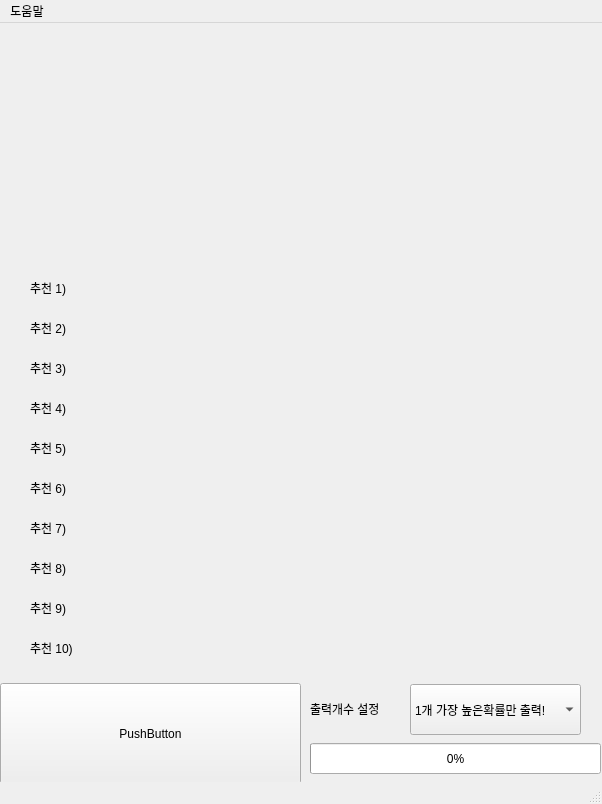
<?xml version="1.0" encoding="UTF-8"?>
<ui version="4.0">
 <class>MainWindow</class>
 <widget class="QMainWindow" name="MainWindow">
  <property name="geometry">
   <rect>
    <x>0</x>
    <y>0</y>
    <width>602</width>
    <height>804</height>
   </rect>
  </property>
  <property name="windowTitle">
   <string>MainWindow</string>
  </property>
  <widget class="QWidget" name="centralwidget">
   <widget class="QProgressBar" name="progressBar">
    <property name="geometry">
     <rect>
      <x>310</x>
      <y>720</y>
      <width>291</width>
      <height>31</height>
     </rect>
    </property>
    <property name="value">
     <number>0</number>
    </property>
   </widget>
   <widget class="QPushButton" name="pushButton">
    <property name="geometry">
     <rect>
      <x>0</x>
      <y>660</y>
      <width>301</width>
      <height>101</height>
     </rect>
    </property>
    <property name="text">
     <string>PushButton</string>
    </property>
   </widget>
   <widget class="QLabel" name="label">
    <property name="geometry">
     <rect>
      <x>0</x>
      <y>0</y>
      <width>600</width>
      <height>240</height>
     </rect>
    </property>
    <property name="text">
     <string/>
    </property>
   </widget>
   <widget class="QLabel" name="lottoPhoto">
    <property name="geometry">
     <rect>
      <x>150</x>
      <y>250</y>
      <width>30</width>
      <height>30</height>
     </rect>
    </property>
    <property name="text">
     <string/>
    </property>
   </widget>
   <widget class="QLabel" name="lottoPhoto_2">
    <property name="geometry">
     <rect>
      <x>220</x>
      <y>250</y>
      <width>30</width>
      <height>30</height>
     </rect>
    </property>
    <property name="text">
     <string/>
    </property>
   </widget>
   <widget class="QLabel" name="lottoPhoto_3">
    <property name="geometry">
     <rect>
      <x>290</x>
      <y>250</y>
      <width>30</width>
      <height>30</height>
     </rect>
    </property>
    <property name="text">
     <string/>
    </property>
   </widget>
   <widget class="QLabel" name="lottoPhoto_4">
    <property name="geometry">
     <rect>
      <x>360</x>
      <y>250</y>
      <width>30</width>
      <height>30</height>
     </rect>
    </property>
    <property name="text">
     <string/>
    </property>
   </widget>
   <widget class="QLabel" name="lottoPhoto_5">
    <property name="geometry">
     <rect>
      <x>430</x>
      <y>250</y>
      <width>30</width>
      <height>30</height>
     </rect>
    </property>
    <property name="text">
     <string/>
    </property>
   </widget>
   <widget class="QLabel" name="lottoPhoto_6">
    <property name="geometry">
     <rect>
      <x>500</x>
      <y>250</y>
      <width>30</width>
      <height>30</height>
     </rect>
    </property>
    <property name="text">
     <string/>
    </property>
   </widget>
   <widget class="QLabel" name="recommend">
    <property name="geometry">
     <rect>
      <x>30</x>
      <y>250</y>
      <width>71</width>
      <height>30</height>
     </rect>
    </property>
    <property name="text">
     <string>추천 1)</string>
    </property>
   </widget>
   <widget class="QLabel" name="lottoPhoto_9">
    <property name="geometry">
     <rect>
      <x>290</x>
      <y>290</y>
      <width>30</width>
      <height>30</height>
     </rect>
    </property>
    <property name="text">
     <string/>
    </property>
   </widget>
   <widget class="QLabel" name="lottoPhoto_7">
    <property name="geometry">
     <rect>
      <x>150</x>
      <y>290</y>
      <width>30</width>
      <height>30</height>
     </rect>
    </property>
    <property name="text">
     <string/>
    </property>
   </widget>
   <widget class="QLabel" name="lottoPhoto_11">
    <property name="geometry">
     <rect>
      <x>430</x>
      <y>290</y>
      <width>30</width>
      <height>30</height>
     </rect>
    </property>
    <property name="text">
     <string/>
    </property>
   </widget>
   <widget class="QLabel" name="lottoPhoto_12">
    <property name="geometry">
     <rect>
      <x>500</x>
      <y>290</y>
      <width>30</width>
      <height>30</height>
     </rect>
    </property>
    <property name="text">
     <string/>
    </property>
   </widget>
   <widget class="QLabel" name="recommend_2">
    <property name="geometry">
     <rect>
      <x>30</x>
      <y>290</y>
      <width>71</width>
      <height>30</height>
     </rect>
    </property>
    <property name="text">
     <string>추천 2)</string>
    </property>
   </widget>
   <widget class="QLabel" name="lottoPhoto_10">
    <property name="geometry">
     <rect>
      <x>360</x>
      <y>290</y>
      <width>30</width>
      <height>30</height>
     </rect>
    </property>
    <property name="text">
     <string/>
    </property>
   </widget>
   <widget class="QLabel" name="lottoPhoto_8">
    <property name="geometry">
     <rect>
      <x>220</x>
      <y>290</y>
      <width>30</width>
      <height>30</height>
     </rect>
    </property>
    <property name="text">
     <string/>
    </property>
   </widget>
   <widget class="QLabel" name="lottoPhoto_15">
    <property name="geometry">
     <rect>
      <x>290</x>
      <y>330</y>
      <width>30</width>
      <height>30</height>
     </rect>
    </property>
    <property name="text">
     <string/>
    </property>
   </widget>
   <widget class="QLabel" name="lottoPhoto_13">
    <property name="geometry">
     <rect>
      <x>150</x>
      <y>330</y>
      <width>30</width>
      <height>30</height>
     </rect>
    </property>
    <property name="text">
     <string/>
    </property>
   </widget>
   <widget class="QLabel" name="lottoPhoto_17">
    <property name="geometry">
     <rect>
      <x>430</x>
      <y>330</y>
      <width>30</width>
      <height>30</height>
     </rect>
    </property>
    <property name="text">
     <string/>
    </property>
   </widget>
   <widget class="QLabel" name="lottoPhoto_18">
    <property name="geometry">
     <rect>
      <x>500</x>
      <y>330</y>
      <width>30</width>
      <height>30</height>
     </rect>
    </property>
    <property name="text">
     <string/>
    </property>
   </widget>
   <widget class="QLabel" name="recommend_3">
    <property name="geometry">
     <rect>
      <x>30</x>
      <y>330</y>
      <width>71</width>
      <height>30</height>
     </rect>
    </property>
    <property name="text">
     <string>추천 3)</string>
    </property>
   </widget>
   <widget class="QLabel" name="lottoPhoto_16">
    <property name="geometry">
     <rect>
      <x>360</x>
      <y>330</y>
      <width>30</width>
      <height>30</height>
     </rect>
    </property>
    <property name="text">
     <string/>
    </property>
   </widget>
   <widget class="QLabel" name="lottoPhoto_14">
    <property name="geometry">
     <rect>
      <x>220</x>
      <y>330</y>
      <width>30</width>
      <height>30</height>
     </rect>
    </property>
    <property name="text">
     <string/>
    </property>
   </widget>
   <widget class="QLabel" name="lottoPhoto_19">
    <property name="geometry">
     <rect>
      <x>290</x>
      <y>370</y>
      <width>30</width>
      <height>30</height>
     </rect>
    </property>
    <property name="text">
     <string/>
    </property>
   </widget>
   <widget class="QLabel" name="lottoPhoto_20">
    <property name="geometry">
     <rect>
      <x>150</x>
      <y>370</y>
      <width>30</width>
      <height>30</height>
     </rect>
    </property>
    <property name="text">
     <string/>
    </property>
   </widget>
   <widget class="QLabel" name="lottoPhoto_21">
    <property name="geometry">
     <rect>
      <x>430</x>
      <y>370</y>
      <width>30</width>
      <height>30</height>
     </rect>
    </property>
    <property name="text">
     <string/>
    </property>
   </widget>
   <widget class="QLabel" name="lottoPhoto_22">
    <property name="geometry">
     <rect>
      <x>500</x>
      <y>370</y>
      <width>30</width>
      <height>30</height>
     </rect>
    </property>
    <property name="text">
     <string/>
    </property>
   </widget>
   <widget class="QLabel" name="recommend_4">
    <property name="geometry">
     <rect>
      <x>30</x>
      <y>370</y>
      <width>71</width>
      <height>30</height>
     </rect>
    </property>
    <property name="text">
     <string>추천 4)</string>
    </property>
   </widget>
   <widget class="QLabel" name="lottoPhoto_23">
    <property name="geometry">
     <rect>
      <x>360</x>
      <y>370</y>
      <width>30</width>
      <height>30</height>
     </rect>
    </property>
    <property name="text">
     <string/>
    </property>
   </widget>
   <widget class="QLabel" name="lottoPhoto_24">
    <property name="geometry">
     <rect>
      <x>220</x>
      <y>370</y>
      <width>30</width>
      <height>30</height>
     </rect>
    </property>
    <property name="text">
     <string/>
    </property>
   </widget>
   <widget class="QLabel" name="lottoPhoto_25">
    <property name="geometry">
     <rect>
      <x>290</x>
      <y>410</y>
      <width>30</width>
      <height>30</height>
     </rect>
    </property>
    <property name="text">
     <string/>
    </property>
   </widget>
   <widget class="QLabel" name="lottoPhoto_26">
    <property name="geometry">
     <rect>
      <x>150</x>
      <y>410</y>
      <width>30</width>
      <height>30</height>
     </rect>
    </property>
    <property name="text">
     <string/>
    </property>
   </widget>
   <widget class="QLabel" name="lottoPhoto_27">
    <property name="geometry">
     <rect>
      <x>430</x>
      <y>410</y>
      <width>30</width>
      <height>30</height>
     </rect>
    </property>
    <property name="text">
     <string/>
    </property>
   </widget>
   <widget class="QLabel" name="lottoPhoto_28">
    <property name="geometry">
     <rect>
      <x>500</x>
      <y>410</y>
      <width>30</width>
      <height>30</height>
     </rect>
    </property>
    <property name="text">
     <string/>
    </property>
   </widget>
   <widget class="QLabel" name="recommend_5">
    <property name="geometry">
     <rect>
      <x>30</x>
      <y>410</y>
      <width>71</width>
      <height>30</height>
     </rect>
    </property>
    <property name="text">
     <string>추천 5)</string>
    </property>
   </widget>
   <widget class="QLabel" name="lottoPhoto_29">
    <property name="geometry">
     <rect>
      <x>360</x>
      <y>410</y>
      <width>30</width>
      <height>30</height>
     </rect>
    </property>
    <property name="text">
     <string/>
    </property>
   </widget>
   <widget class="QLabel" name="lottoPhoto_30">
    <property name="geometry">
     <rect>
      <x>220</x>
      <y>410</y>
      <width>30</width>
      <height>30</height>
     </rect>
    </property>
    <property name="text">
     <string/>
    </property>
   </widget>
   <widget class="QLabel" name="lottoPhoto_31">
    <property name="geometry">
     <rect>
      <x>290</x>
      <y>450</y>
      <width>30</width>
      <height>30</height>
     </rect>
    </property>
    <property name="text">
     <string/>
    </property>
   </widget>
   <widget class="QLabel" name="lottoPhoto_32">
    <property name="geometry">
     <rect>
      <x>150</x>
      <y>450</y>
      <width>30</width>
      <height>30</height>
     </rect>
    </property>
    <property name="text">
     <string/>
    </property>
   </widget>
   <widget class="QLabel" name="lottoPhoto_33">
    <property name="geometry">
     <rect>
      <x>430</x>
      <y>450</y>
      <width>30</width>
      <height>30</height>
     </rect>
    </property>
    <property name="text">
     <string/>
    </property>
   </widget>
   <widget class="QLabel" name="lottoPhoto_34">
    <property name="geometry">
     <rect>
      <x>500</x>
      <y>450</y>
      <width>30</width>
      <height>30</height>
     </rect>
    </property>
    <property name="text">
     <string/>
    </property>
   </widget>
   <widget class="QLabel" name="recommend_6">
    <property name="geometry">
     <rect>
      <x>30</x>
      <y>450</y>
      <width>71</width>
      <height>30</height>
     </rect>
    </property>
    <property name="text">
     <string>추천 6)</string>
    </property>
   </widget>
   <widget class="QLabel" name="lottoPhoto_35">
    <property name="geometry">
     <rect>
      <x>360</x>
      <y>450</y>
      <width>30</width>
      <height>30</height>
     </rect>
    </property>
    <property name="text">
     <string/>
    </property>
   </widget>
   <widget class="QLabel" name="lottoPhoto_36">
    <property name="geometry">
     <rect>
      <x>220</x>
      <y>450</y>
      <width>30</width>
      <height>30</height>
     </rect>
    </property>
    <property name="text">
     <string/>
    </property>
   </widget>
   <widget class="QLabel" name="lottoPhoto_37">
    <property name="geometry">
     <rect>
      <x>220</x>
      <y>490</y>
      <width>30</width>
      <height>30</height>
     </rect>
    </property>
    <property name="text">
     <string/>
    </property>
   </widget>
   <widget class="QLabel" name="lottoPhoto_38">
    <property name="geometry">
     <rect>
      <x>430</x>
      <y>490</y>
      <width>30</width>
      <height>30</height>
     </rect>
    </property>
    <property name="text">
     <string/>
    </property>
   </widget>
   <widget class="QLabel" name="lottoPhoto_39">
    <property name="geometry">
     <rect>
      <x>150</x>
      <y>490</y>
      <width>30</width>
      <height>30</height>
     </rect>
    </property>
    <property name="text">
     <string/>
    </property>
   </widget>
   <widget class="QLabel" name="recommend_7">
    <property name="geometry">
     <rect>
      <x>30</x>
      <y>490</y>
      <width>71</width>
      <height>30</height>
     </rect>
    </property>
    <property name="text">
     <string>추천 7)</string>
    </property>
   </widget>
   <widget class="QLabel" name="lottoPhoto_40">
    <property name="geometry">
     <rect>
      <x>360</x>
      <y>490</y>
      <width>30</width>
      <height>30</height>
     </rect>
    </property>
    <property name="text">
     <string/>
    </property>
   </widget>
   <widget class="QLabel" name="lottoPhoto_41">
    <property name="geometry">
     <rect>
      <x>290</x>
      <y>490</y>
      <width>30</width>
      <height>30</height>
     </rect>
    </property>
    <property name="text">
     <string/>
    </property>
   </widget>
   <widget class="QLabel" name="lottoPhoto_42">
    <property name="geometry">
     <rect>
      <x>500</x>
      <y>490</y>
      <width>30</width>
      <height>30</height>
     </rect>
    </property>
    <property name="text">
     <string/>
    </property>
   </widget>
   <widget class="QLabel" name="lottoPhoto_43">
    <property name="geometry">
     <rect>
      <x>220</x>
      <y>530</y>
      <width>30</width>
      <height>30</height>
     </rect>
    </property>
    <property name="text">
     <string/>
    </property>
   </widget>
   <widget class="QLabel" name="lottoPhoto_44">
    <property name="geometry">
     <rect>
      <x>150</x>
      <y>530</y>
      <width>30</width>
      <height>30</height>
     </rect>
    </property>
    <property name="text">
     <string/>
    </property>
   </widget>
   <widget class="QLabel" name="lottoPhoto_45">
    <property name="geometry">
     <rect>
      <x>290</x>
      <y>530</y>
      <width>30</width>
      <height>30</height>
     </rect>
    </property>
    <property name="text">
     <string/>
    </property>
   </widget>
   <widget class="QLabel" name="lottoPhoto_46">
    <property name="geometry">
     <rect>
      <x>360</x>
      <y>530</y>
      <width>30</width>
      <height>30</height>
     </rect>
    </property>
    <property name="text">
     <string/>
    </property>
   </widget>
   <widget class="QLabel" name="lottoPhoto_47">
    <property name="geometry">
     <rect>
      <x>430</x>
      <y>530</y>
      <width>30</width>
      <height>30</height>
     </rect>
    </property>
    <property name="text">
     <string/>
    </property>
   </widget>
   <widget class="QLabel" name="recommend_8">
    <property name="geometry">
     <rect>
      <x>30</x>
      <y>530</y>
      <width>71</width>
      <height>30</height>
     </rect>
    </property>
    <property name="text">
     <string>추천 8)</string>
    </property>
   </widget>
   <widget class="QLabel" name="lottoPhoto_48">
    <property name="geometry">
     <rect>
      <x>500</x>
      <y>530</y>
      <width>30</width>
      <height>30</height>
     </rect>
    </property>
    <property name="text">
     <string/>
    </property>
   </widget>
   <widget class="QLabel" name="recommend_9">
    <property name="geometry">
     <rect>
      <x>30</x>
      <y>570</y>
      <width>71</width>
      <height>30</height>
     </rect>
    </property>
    <property name="text">
     <string>추천 9)</string>
    </property>
   </widget>
   <widget class="QLabel" name="lottoPhoto_49">
    <property name="geometry">
     <rect>
      <x>220</x>
      <y>570</y>
      <width>30</width>
      <height>30</height>
     </rect>
    </property>
    <property name="text">
     <string/>
    </property>
   </widget>
   <widget class="QLabel" name="lottoPhoto_50">
    <property name="geometry">
     <rect>
      <x>150</x>
      <y>570</y>
      <width>30</width>
      <height>30</height>
     </rect>
    </property>
    <property name="text">
     <string/>
    </property>
   </widget>
   <widget class="QLabel" name="lottoPhoto_51">
    <property name="geometry">
     <rect>
      <x>500</x>
      <y>570</y>
      <width>30</width>
      <height>30</height>
     </rect>
    </property>
    <property name="text">
     <string/>
    </property>
   </widget>
   <widget class="QLabel" name="lottoPhoto_52">
    <property name="geometry">
     <rect>
      <x>290</x>
      <y>570</y>
      <width>30</width>
      <height>30</height>
     </rect>
    </property>
    <property name="text">
     <string/>
    </property>
   </widget>
   <widget class="QLabel" name="lottoPhoto_53">
    <property name="geometry">
     <rect>
      <x>430</x>
      <y>570</y>
      <width>30</width>
      <height>30</height>
     </rect>
    </property>
    <property name="text">
     <string/>
    </property>
   </widget>
   <widget class="QLabel" name="lottoPhoto_54">
    <property name="geometry">
     <rect>
      <x>360</x>
      <y>570</y>
      <width>30</width>
      <height>30</height>
     </rect>
    </property>
    <property name="text">
     <string/>
    </property>
   </widget>
   <widget class="QLabel" name="lottoPhoto_55">
    <property name="geometry">
     <rect>
      <x>150</x>
      <y>610</y>
      <width>30</width>
      <height>30</height>
     </rect>
    </property>
    <property name="text">
     <string/>
    </property>
   </widget>
   <widget class="QLabel" name="lottoPhoto_56">
    <property name="geometry">
     <rect>
      <x>360</x>
      <y>610</y>
      <width>30</width>
      <height>30</height>
     </rect>
    </property>
    <property name="text">
     <string/>
    </property>
   </widget>
   <widget class="QLabel" name="lottoPhoto_57">
    <property name="geometry">
     <rect>
      <x>500</x>
      <y>610</y>
      <width>30</width>
      <height>30</height>
     </rect>
    </property>
    <property name="text">
     <string/>
    </property>
   </widget>
   <widget class="QLabel" name="recommend_10">
    <property name="geometry">
     <rect>
      <x>30</x>
      <y>610</y>
      <width>71</width>
      <height>30</height>
     </rect>
    </property>
    <property name="text">
     <string>추천 10)</string>
    </property>
   </widget>
   <widget class="QLabel" name="lottoPhoto_58">
    <property name="geometry">
     <rect>
      <x>430</x>
      <y>610</y>
      <width>30</width>
      <height>30</height>
     </rect>
    </property>
    <property name="text">
     <string/>
    </property>
   </widget>
   <widget class="QLabel" name="lottoPhoto_59">
    <property name="geometry">
     <rect>
      <x>220</x>
      <y>610</y>
      <width>30</width>
      <height>30</height>
     </rect>
    </property>
    <property name="text">
     <string/>
    </property>
   </widget>
   <widget class="QLabel" name="lottoPhoto_60">
    <property name="geometry">
     <rect>
      <x>290</x>
      <y>610</y>
      <width>30</width>
      <height>30</height>
     </rect>
    </property>
    <property name="text">
     <string/>
    </property>
   </widget>
   <widget class="QComboBox" name="comboBox">
    <property name="geometry">
     <rect>
      <x>410</x>
      <y>661</y>
      <width>171</width>
      <height>51</height>
     </rect>
    </property>
    <item>
     <property name="text">
      <string>1개 가장 높은확률만 출력!</string>
     </property>
    </item>
    <item>
     <property name="text">
      <string>2개 출력</string>
     </property>
    </item>
    <item>
     <property name="text">
      <string>3개 출력</string>
     </property>
    </item>
    <item>
     <property name="text">
      <string>4개 출력</string>
     </property>
    </item>
    <item>
     <property name="text">
      <string>5개 출력</string>
     </property>
    </item>
    <item>
     <property name="text">
      <string>6개 출력</string>
     </property>
    </item>
    <item>
     <property name="text">
      <string>7개 출력</string>
     </property>
    </item>
    <item>
     <property name="text">
      <string>8개 출력</string>
     </property>
    </item>
    <item>
     <property name="text">
      <string>9개 출력</string>
     </property>
    </item>
    <item>
     <property name="text">
      <string>10개 출력</string>
     </property>
    </item>
   </widget>
   <widget class="QLabel" name="label_2">
    <property name="geometry">
     <rect>
      <x>310</x>
      <y>660</y>
      <width>91</width>
      <height>51</height>
     </rect>
    </property>
    <property name="text">
     <string>출력개수 설정</string>
    </property>
   </widget>
  </widget>
  <widget class="QStatusBar" name="statusbar"/>
  <widget class="QMenuBar" name="menuBar">
   <property name="geometry">
    <rect>
     <x>0</x>
     <y>0</y>
     <width>602</width>
     <height>21</height>
    </rect>
   </property>
   <widget class="QMenu" name="menu">
    <property name="title">
     <string>도움말</string>
    </property>
    <addaction name="action"/>
   </widget>
   <addaction name="menu"/>
  </widget>
  <action name="action">
   <property name="text">
    <string>도움말</string>
   </property>
  </action>
 </widget>
 <resources/>
 <connections>
  <connection>
   <sender>pushButton</sender>
   <signal>clicked()</signal>
   <receiver>MainWindow</receiver>
   <slot>process()</slot>
   <hints>
    <hint type="sourcelabel">
     <x>267</x>
     <y>740</y>
    </hint>
    <hint type="destinationlabel">
     <x>534</x>
     <y>743</y>
    </hint>
   </hints>
  </connection>
  <connection>
   <sender>progressBar</sender>
   <signal>valueChanged(int)</signal>
   <receiver>pushButton</receiver>
   <slot>click()</slot>
   <hints>
    <hint type="sourcelabel">
     <x>396</x>
     <y>647</y>
    </hint>
    <hint type="destinationlabel">
     <x>221</x>
     <y>687</y>
    </hint>
   </hints>
  </connection>
 </connections>
 <slots>
  <slot>process()</slot>
  <slot>alarm()</slot>
 </slots>
</ui>
